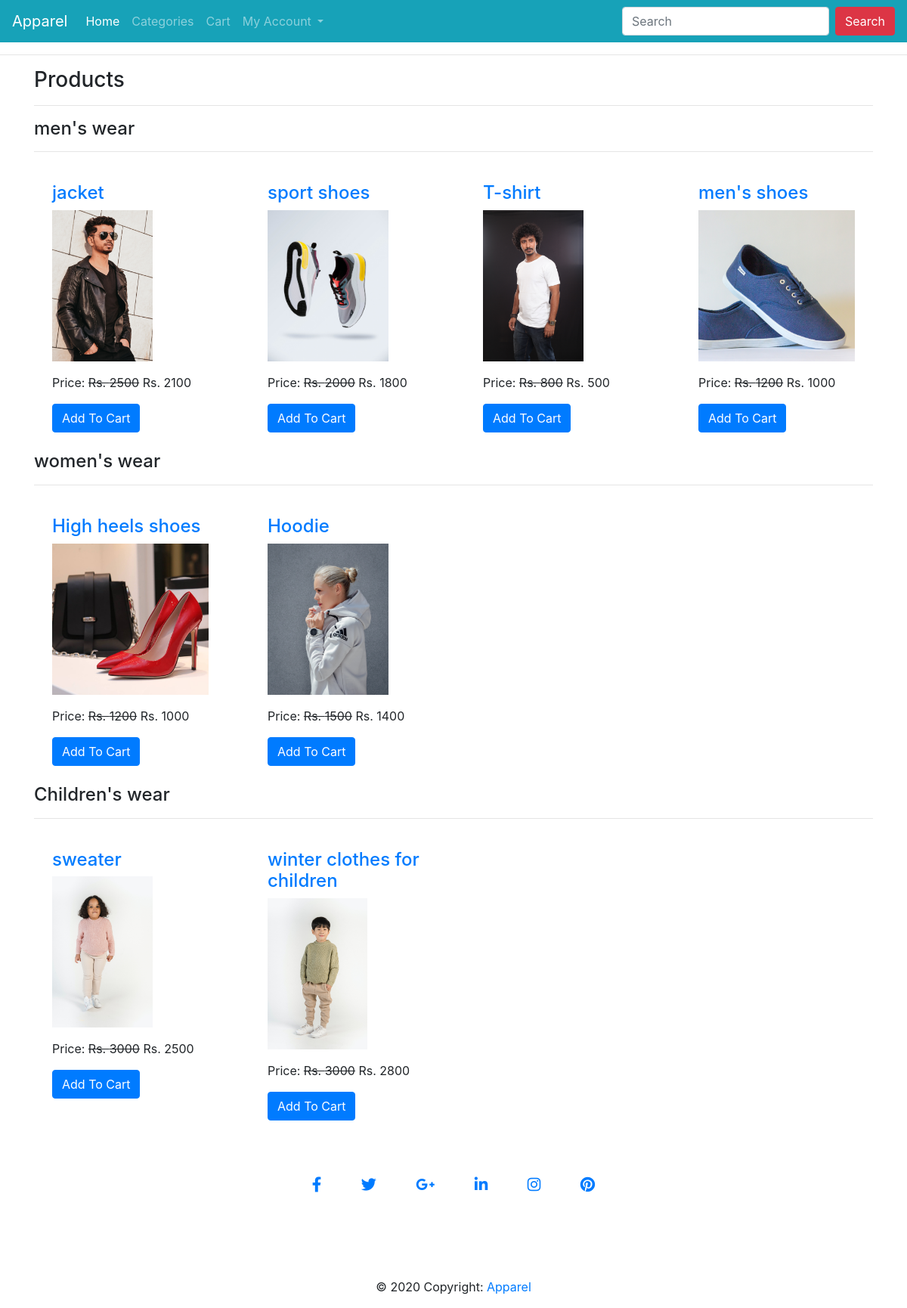
The page /all-products/ on the database its author committed.
### ecomapp/models.py (models this page shows, shortened)
class Category(models.Model):
    title = models.CharField(max_length=200)
    slug = models.SlugField(unique=True)

class Product(models.Model):
    title = models.CharField(max_length=200)
    slug = models.SlugField(unique=True)
    category = models.ForeignKey(Category, on_delete=models.CASCADE)
    image = models.ImageField(upload_to="products")
    marked_price = models.PositiveIntegerField()
    selling_price = models.PositiveIntegerField()
    description = models.TextField()
    warranty = models.CharField(max_length=300, null=True, blank=True)
    return_policy = models.CharField(max_length=300, null=True, blank=True)
    view_count = models.PositiveIntegerField(default=0)

### ecomapp/views.py (the view)
# urls.py: path("all-products/", AllProductsView.as_view(), name="allproducts"),
class AllProductsView(EcomMixin, TemplateView):
    template_name = "allproducts.html"
    def get_context_data(self, **kwargs):
        context = super().get_context_data(**kwargs)
        context['allcategories'] = Category.objects.all()
        return context

### ecomapp/views.py (called while the page is built)
    def dispatch(self, request, *args, **kwargs):
        cart_id = request.session.get("cart_id")
        if cart_id:
            cart_obj = Cart.objects.get(id=cart_id)
            if request.user.is_authenticated and request.user.customer:
                cart_obj.customer = request.user.customer
                cart_obj.save()
        return super().dispatch(request, *args, **kwargs)

### templates/allproducts.html (shortened to what this page needs)
{% extends 'base.html' %}
{% block content %}
<div class="container">
    <h3>Products</h3><hr>
    {% for cat in allcategories %}
    <h4>{{cat.title}}</h4><hr>
    <div class="row">
        {% for p in cat.product_set.all %}
        <div class="col-md-3">
            <div class="m-4">
                <h4><a href="{% url 'ecomapp:productdetail' p.slug %}">{{p.title}}</a></h4>
                <img src="{{p.image.url}}" alt="product-images" class="img-fluid" style=" height: 200px; object-fit: cover;">
                <p class="mt-3">Price: <s>Rs. {{p.marked_price}}</s> Rs. {{p.selling_price}}</p>
                <a href="{% url 'ecomapp:addtocart' p.id %}" class="btn btn-primary">Add To Cart</a>
            </div>
        </div>
        {% endfor %}
    </div>
    {% endfor %}
</div>
{% endblock %}

### templates/base.html (shortened to what this page needs)
{% load static %}
<!DOCTYPE html>
<html lang="en">
<head>
    <link rel="stylesheet" href="https://stackpath.bootstrapcdn.com/bootstrap/4.5.2/css/bootstrap.min.css">
    <link rel="stylesheet" href="https://cdnjs.cloudflare.com/ajax/libs/font-awesome/6.2.0/css/all.min.css" />
</head>
<body>
    <nav class="navbar sticky-top navbar-expand-lg navbar-dark bg-info">
        <a class="navbar-brand" href="{% url 'ecomapp:home' %}">Apparel</a>
        <div class="collapse navbar-collapse" id="navbarSupportedContent">
            <ul class="navbar-nav mr-auto">
            <li class="nav-item active">
                <a class="nav-link" href="{% url 'ecomapp:home' %}">Home <span class="sr-only">(current)</span></a>
            </li>
            <li class="nav-item">
                <a class="nav-link" href="{% url 'ecomapp:allproducts' %}">Categories</a>
            </li>
            <li class="nav-item">
                <a class="nav-link" href="{% url 'ecomapp:mycart' %}">Cart</a>
            </li>
            <li class="nav-item dropdown">
                <a class="nav-link dropdown-toggle" href="#" id="navbarDropdown" role="button" data-toggle="dropdown" aria-haspopup="true" aria-expanded="false">
                My Account
                </a>
            </li>
            </ul>
            <form class="form-inline my-2 my-lg-0" action="{% url 'ecomapp:search' %}" method="GET">
            <input name="keyword" class="form-control mr-sm-2" type="search" placeholder="Search" aria-label="Search" required>
            <button class="btn btn-danger my-2 my-sm-0" type="submit">Search</button>
            </form>
        </div>
        </nav>
    <hr>
    {% block content %}
    {% endblock %}
</body>
</html>
{% include "footer.html" %}

### templates/footer.html
<footer class="page-footer font-small cyan darken-3">
    <div class="container">
  <center>
      <div class="row">
        <div class="col-md-12 py-5">
          <div class="mb-5 flex-center">
            <a class="fb-ic">
              <i class="fab fa-facebook-f fa-lg white-text mr-md-5 mr-3 fa-2x"> </i>
            </a>
            <a class="tw-ic">
              <i class="fab fa-twitter fa-lg white-text mr-md-5 mr-3 fa-2x"> </i>
            </a>
            <a class="gplus-ic">
              <i class="fab fa-google-plus-g fa-lg white-text mr-md-5 mr-3 fa-2x"> </i>
            </a>
            <a class="li-ic">
              <i class="fab fa-linkedin-in fa-lg white-text mr-md-5 mr-3 fa-2x"> </i>
            </a>
            <a class="ins-ic">
              <i class="fab fa-instagram fa-lg white-text mr-md-5 mr-3 fa-2x"> </i>
            </a>
            <a class="pin-ic">
              <i class="fab fa-pinterest fa-lg white-text fa-2x"> </i>
            </a>
          </div>
        </div>
      </div>
    </center>
     <div class="footer-copyright text-center py-3">© 2020 Copyright:
        <a href="/"> Apparel</a>
      </div>
    </div>
  </footer>

### rows shown on the page
Category: title "men's wear"
Product: title "jacket", image (picture), marked_price "2500", selling_price "2100"
Product: title "sport shoes", image (picture), marked_price "2000", selling_price "1800"
Product: title "T-shirt", image (picture), marked_price "800", selling_price "500"
Product: title "men's shoes", image (picture), marked_price "1200", selling_price "1000"
Category: title "women's wear"
Product: title "High heels shoes", image (picture), marked_price "1200", selling_price "1000"
Product: title "Hoodie", image (picture), marked_price "1500", selling_price "1400"
Category: title "Children's wear"
Product: title "sweater", image (picture), marked_price "3000", selling_price "2500"
Product: title "winter clothes for children", image (picture), marked_price "3000", selling_price "2800"
